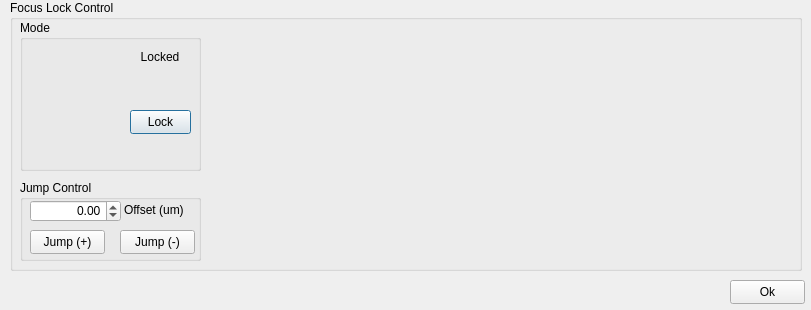
<?xml version="1.0" encoding="UTF-8"?>
<ui version="4.0">
 <class>Dialog</class>
 <widget class="QDialog" name="Dialog">
  <property name="geometry">
   <rect>
    <x>0</x>
    <y>0</y>
    <width>811</width>
    <height>310</height>
   </rect>
  </property>
  <property name="sizePolicy">
   <sizepolicy hsizetype="Fixed" vsizetype="Fixed">
    <horstretch>0</horstretch>
    <verstretch>0</verstretch>
   </sizepolicy>
  </property>
  <property name="minimumSize">
   <size>
    <width>811</width>
    <height>310</height>
   </size>
  </property>
  <property name="maximumSize">
   <size>
    <width>811</width>
    <height>310</height>
   </size>
  </property>
  <property name="windowTitle">
   <string>HAL-4000 Focus Lock</string>
  </property>
  <widget class="QGroupBox" name="focusLockBox">
   <property name="geometry">
    <rect>
     <x>10</x>
     <y>0</y>
     <width>792</width>
     <height>271</height>
    </rect>
   </property>
   <property name="title">
    <string>Focus Lock Control</string>
   </property>
   <widget class="QGroupBox" name="modeBox">
    <property name="geometry">
     <rect>
      <x>10</x>
      <y>20</y>
      <width>181</width>
      <height>151</height>
     </rect>
    </property>
    <property name="title">
     <string>Mode</string>
    </property>
    <widget class="QPushButton" name="lockButton">
     <property name="geometry">
      <rect>
       <x>110</x>
       <y>90</y>
       <width>61</width>
       <height>24</height>
      </rect>
     </property>
     <property name="text">
      <string>Lock</string>
     </property>
    </widget>
    <widget class="QLabel" name="lockLabel">
     <property name="geometry">
      <rect>
       <x>117</x>
       <y>30</y>
       <width>46</width>
       <height>14</height>
      </rect>
     </property>
     <property name="text">
      <string>Locked</string>
     </property>
     <property name="alignment">
      <set>Qt::AlignCenter</set>
     </property>
    </widget>
    <widget class="QWidget" name="modeWidget" native="true">
     <property name="geometry">
      <rect>
       <x>7</x>
       <y>12</y>
       <width>101</width>
       <height>131</height>
      </rect>
     </property>
    </widget>
   </widget>
   <widget class="QGroupBox" name="jumpControlBox">
    <property name="geometry">
     <rect>
      <x>10</x>
      <y>180</y>
      <width>181</width>
      <height>81</height>
     </rect>
    </property>
    <property name="title">
     <string>Jump Control</string>
    </property>
    <widget class="QLabel" name="jumpLabel">
     <property name="geometry">
      <rect>
       <x>104</x>
       <y>22</y>
       <width>61</width>
       <height>16</height>
      </rect>
     </property>
     <property name="text">
      <string>Offset (um)</string>
     </property>
    </widget>
    <widget class="QDoubleSpinBox" name="jumpSpinBox">
     <property name="geometry">
      <rect>
       <x>10</x>
       <y>20</y>
       <width>91</width>
       <height>22</height>
      </rect>
     </property>
     <property name="alignment">
      <set>Qt::AlignRight|Qt::AlignTrailing|Qt::AlignVCenter</set>
     </property>
     <property name="minimum">
      <double>-10.000000000000000</double>
     </property>
     <property name="maximum">
      <double>10.000000000000000</double>
     </property>
     <property name="singleStep">
      <double>0.010000000000000</double>
     </property>
    </widget>
    <widget class="QPushButton" name="jumpPButton">
     <property name="geometry">
      <rect>
       <x>10</x>
       <y>50</y>
       <width>75</width>
       <height>24</height>
      </rect>
     </property>
     <property name="text">
      <string>Jump (+)</string>
     </property>
    </widget>
    <widget class="QPushButton" name="jumpNButton">
     <property name="geometry">
      <rect>
       <x>100</x>
       <y>50</y>
       <width>75</width>
       <height>24</height>
      </rect>
     </property>
     <property name="text">
      <string>Jump (-)</string>
     </property>
    </widget>
   </widget>
   <widget class="QWidget" name="lockDisplay1Widget" native="true">
    <property name="geometry">
     <rect>
      <x>193</x>
      <y>20</y>
      <width>298</width>
      <height>249</height>
     </rect>
    </property>
   </widget>
   <widget class="QWidget" name="lockDisplay2Widget" native="true">
    <property name="geometry">
     <rect>
      <x>494</x>
      <y>20</y>
      <width>298</width>
      <height>249</height>
     </rect>
    </property>
   </widget>
  </widget>
  <widget class="QPushButton" name="okButton">
   <property name="geometry">
    <rect>
     <x>730</x>
     <y>280</y>
     <width>75</width>
     <height>24</height>
    </rect>
   </property>
   <property name="text">
    <string>Ok</string>
   </property>
  </widget>
 </widget>
 <resources/>
 <connections/>
</ui>
